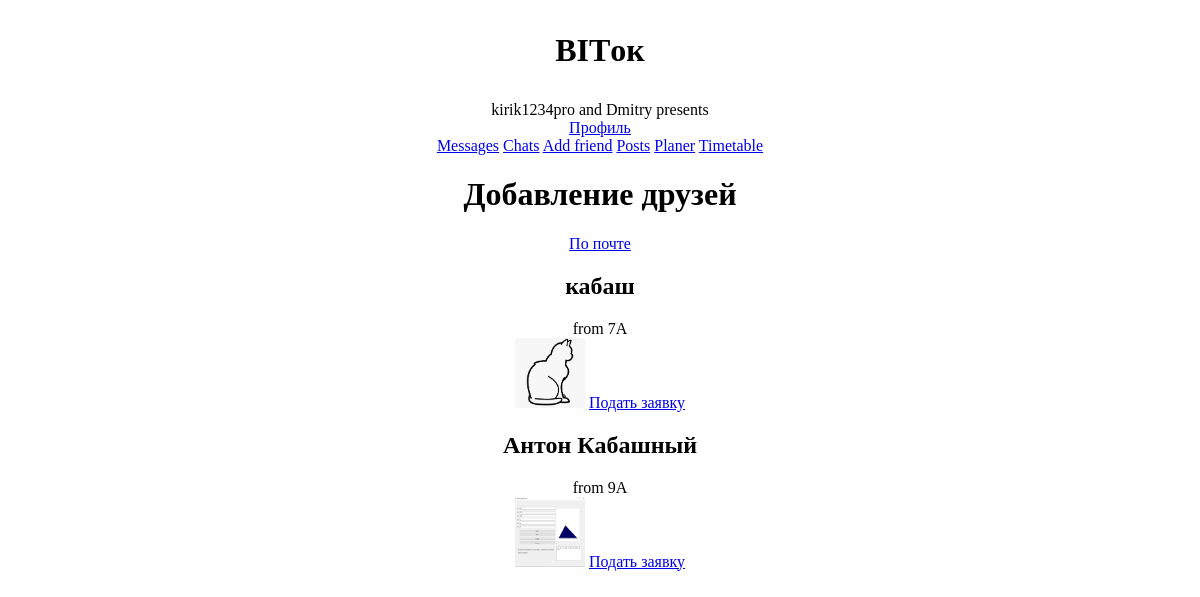
/add_friend (signed in), run on an earlier commit of the app's database.
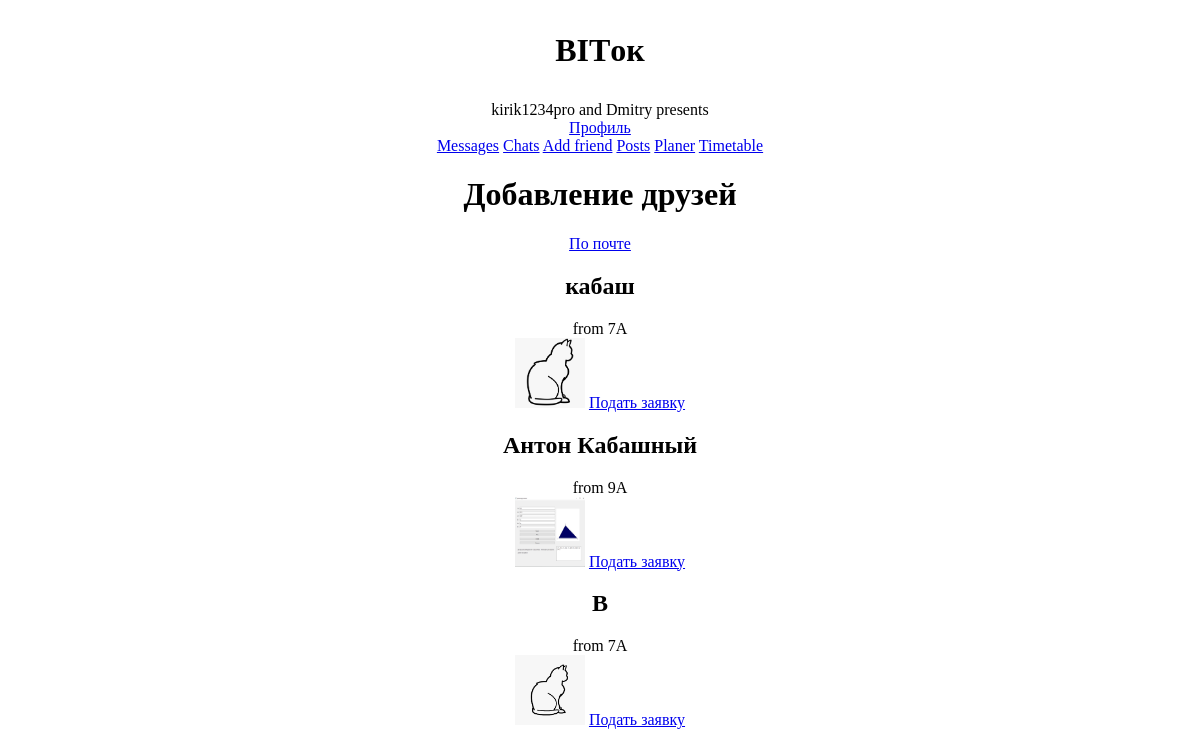
And on a later commit of the database.
### data/user.py (models this page shows, shortened)
class User(SqlAlchemyBase, UserMixin):
    __tablename__ = 'user'
    id = sqlalchemy.Column(sqlalchemy.Integer,
                           primary_key=True, autoincrement=True)
    name = sqlalchemy.Column(sqlalchemy.String, nullable=True)
    email = sqlalchemy.Column(sqlalchemy.String,
                              index=True, unique=True, nullable=True)
    hashed_password = sqlalchemy.Column(sqlalchemy.String, nullable=True)
    publications = sqlalchemy.Column(sqlalchemy.String, nullable=True)
    friends = sqlalchemy.Column(sqlalchemy.String, nullable=True)
    potential_friends = sqlalchemy.Column(sqlalchemy.String, nullable=True)
    photo = sqlalchemy.Column(sqlalchemy.String)
    messages = sqlalchemy.Column(sqlalchemy.String)
    messages_bad = sqlalchemy.Column(sqlalchemy.String)
    form = sqlalchemy.Column(sqlalchemy.String)
    role = sqlalchemy.Column(sqlalchemy.Integer)
    chats = sqlalchemy.Column(sqlalchemy.String)
    idstr = sqlalchemy.Column(sqlalchemy.String)
    current_form = sqlalchemy.Column(sqlalchemy.String)

### main.py (the view)
@app.route('/add_friend')
def add_friend():
    if current_user.friends != '0':
        data = db_sess.query(User).filter(
            and_(User.id.notin_(list(map(int, current_user.friends.split(',')))), User.id != current_user.id),
            User.potential_friends.notlike(f'%{current_user.id}%'),
            User.id.notin_(list(map(int, current_user.potential_friends.split(','))))).all()
    else:
        data = db_sess.query(User).filter(
            and_(User.id != current_user.id),
            User.potential_friends.notlike(f'%{current_user.id}%'),
            User.id.notin_(list(map(int, current_user.potential_friends.split(','))))).all()
    return render_template('add_friend.html', title='Добавление друга', data=data)

### data/db_session.py (called while the page is built)
def create_session() -> Session:
    global __factory
    return __factory()

### main.py (called while the page is built)
@login_manager.user_loader
def load_teacher(user_id):
    db_sess = db_session.create_session()
    return db_sess.query(User).get(user_id)

### templates/add_friend.html
{% extends "base.html" %}
{% block content %}
<center><h1>Добавление друзей</h1></center>
<center><a href="add_friend2" class="btn btn-primary">По почте</a></center>
{% for item in data%}
<center>
<div class="col-md6 border rounded">
    <h2>{{item.name}}</h2>
    <div>from {{item.form}}</div>
    <img src="/static/profile_photos/{{item.photo}}" width="70" height="70">
    <a href="reflection/{{item.id}}" class="btn btn-success">Подать заявку</a>
</div>
</center>
{% endfor %}
{% endblock %}

What changed in the data, as far as the page shows it:
added User: name "В", form "7А", photo (picture)
